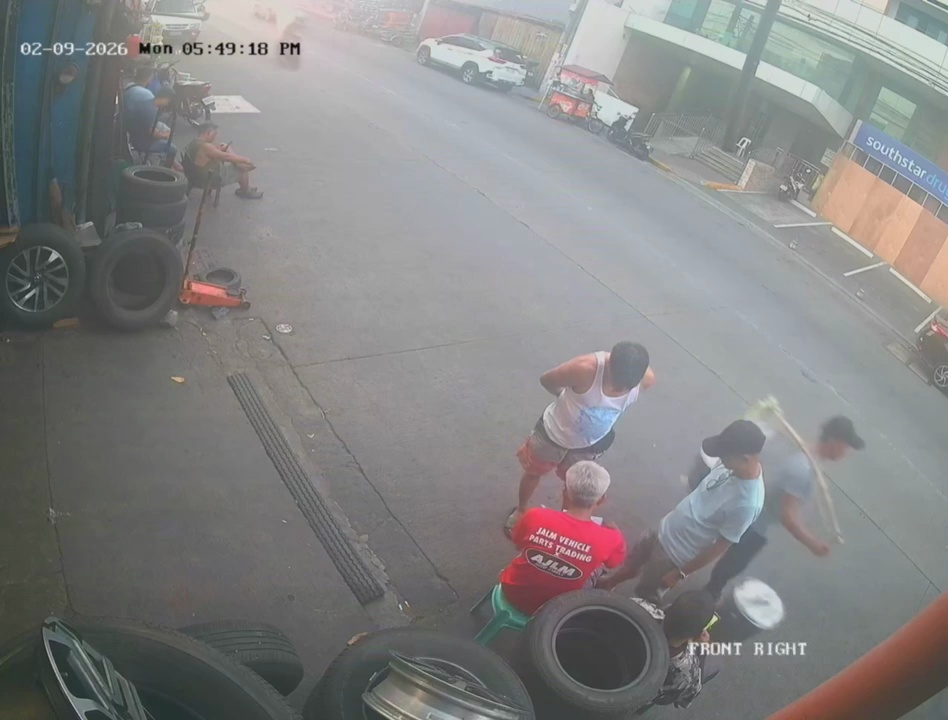
#> input picture background.jpg, 948 x 720 px
$ python main.py
#> lines starting #> are read from the running program, lines starting #| are printed output that depends on the picture; after the words box and inside, x2 and y2 are one past the last pixel; in counts of white or black regions, pixels touching at a corner belong together; pictures that were not available may be replaced by others from this repository, and a replacement may not be noted
import cv2
import numpy as np
from scipy.optimize import linear_sum_assignment
from scipy.spatial import distance

class RobustSentinelTracker:
    def __init__(self, max_ghost=30, dist_thresh=100):
        self.next_id = 1
        self.tracks = {}
        self.max_ghost = max_ghost
        self.dist_thresh = dist_thresh

    def get_center(self, box):
        return (int(box[0] + box[2]/2), int(box[1] + box[3]/2))

    def update(self, detections):
        # Standard tracking logic...
        detections = self.merge_nearby_boxes(detections)
        track_ids = list(self.tracks.keys())
        track_centers = [self.get_center(self.tracks[tid]['box']) for tid in track_ids]
        det_centers = [self.get_center(box) for box in detections]

        if len(track_centers) > 0 and len(det_centers) > 0:
            cost = distance.cdist(track_centers, det_centers)
            row_idx, col_idx = linear_sum_assignment(cost)
            assigned_tracks, assigned_dets = set(), set()
            for r, c in zip(row_idx, col_idx):
                if cost[r, c] < self.dist_thresh:
                    tid = track_ids[r]
                    self.tracks[tid]['box'] = detections[c]
                    self.tracks[tid]['ghost'] = 0
                    assigned_tracks.add(tid)
                    assigned_dets.add(c)
            for i, tid in enumerate(track_ids):
                if tid not in assigned_tracks: self.tracks[tid]['ghost'] += 1
            for i in range(len(detections)):
                if i not in assigned_dets: self.register(detections[i])
        else:
            for tid in self.tracks: self.tracks[tid]['ghost'] += 1
            for det in detections: self.register(det)

        for tid in list(self.tracks.keys()):
            if self.tracks[tid]['ghost'] > self.max_ghost: del self.tracks[tid]
        return self.tracks

    def merge_nearby_boxes(self, boxes, thresh=15):
        if not boxes: return []
        merged = []
        while len(boxes) > 0:
            curr = boxes.pop(0)
            combined = False
            for i, other in enumerate(merged):
                if self.is_close(curr, other, thresh):
                    merged[i] = self.combine_boxes(curr, other)
                    combined = True
                    break
            if not combined: merged.append(curr)
        return merged

    def is_close(self, b1, b2, t):
        return not (b1[0]+b1[2]+t < b2[0] or b2[0]+b2[2]+t < b1[0] or
                    b1[1]+b1[3]+t < b2[1] or b2[1]+b2[3]+t < b1[1])

    def combine_boxes(self, b1, b2):
        x = min(b1[0], b2[0])
        y = min(b1[1], b2[1])
        w = max(b1[0]+b1[2], b2[0]+b2[2]) - x
        h = max(b1[1]+b1[3], b2[1]+b2[3]) - y
        return [x, y, w, h]

    def register(self, box):
        self.tracks[self.next_id] = {'box': box, 'ghost': 0}
        self.next_id += 1

# --- NEW: IMPROVED SUB-COUNTING FUNCTION ---
def count_people_in_box(roi, box_width):
    # 1. Sanity Check: If box is too small, it's just 1 person
    # Assuming an average person is at least 40-50 pixels wide
    avg_person_width = 50
    max_possible_people = max(1, int(box_width / avg_person_width))

    if roi is None or roi.size == 0:
        return 0

    # 2. Stronger Noise Removal (Erosion separates connected blobs)
    kernel = np.ones((3,3), np.uint8)
    eroded = cv2.erode(roi, kernel, iterations=1)

    # 3. Distance Transform
    dist = cv2.distanceTransform(eroded, cv2.DIST_L2, 5)

    # 4. Strict Thresholding (0.6 instead of 0.4)
    # Only counts the "thickest" centers (torsos), ignoring arms/legs
    _, sure_fg = cv2.threshold(dist, 0.6 * dist.max(), 255, 0)

    sure_fg = np.uint8(sure_fg)

    # 5. Filter by Area (Ignore tiny specks)
    contours, _ = cv2.findContours(sure_fg, cv2.RETR_EXTERNAL, cv2.CHAIN_APPROX_SIMPLE)
    valid_blobs = 0
    for c in contours:
        if cv2.contourArea(c) > 50: # Minimum area to be a "person core"
            valid_blobs += 1

    # Result: The count is the detected blobs, but clamped by physical width limits
    final_count = min(valid_blobs, max_possible_people)

    # Fallback: If watershed fails (0 detected), but tracker saw a box, return 1
    return max(1, final_count)

# --- Execution Pipeline ---
def run_robust_sentinel(video_path, mask_path='roi_mask.png'):
#> called with video_path = 'FOOTAGE/video2.mp4', mask_path = 'roi_mask.png'
    cap = cv2.VideoCapture(video_path)
    roi_mask = cv2.imread(mask_path, 0)
    tracker = RobustSentinelTracker()

    bg = cv2.imread('background.jpg')
#> bg is the input picture: shape (720, 948, 3); mean B, G, R 131.6, 131.7, 131.9
    bg_gray = cv2.cvtColor(bg, cv2.COLOR_BGR2GRAY)

    # Fusion kernel
    fusion_k = cv2.getStructuringElement(cv2.MORPH_RECT, (10, 85))

    # Zones
    z7_x1, z7_y1, z7_x2, z7_y2 = 240, 290, 325, 625
    z6_x1, z6_y1, z6_x2, z6_y2 = 340, 280, 855, 990

    while True:
        ret, frame = cap.read()
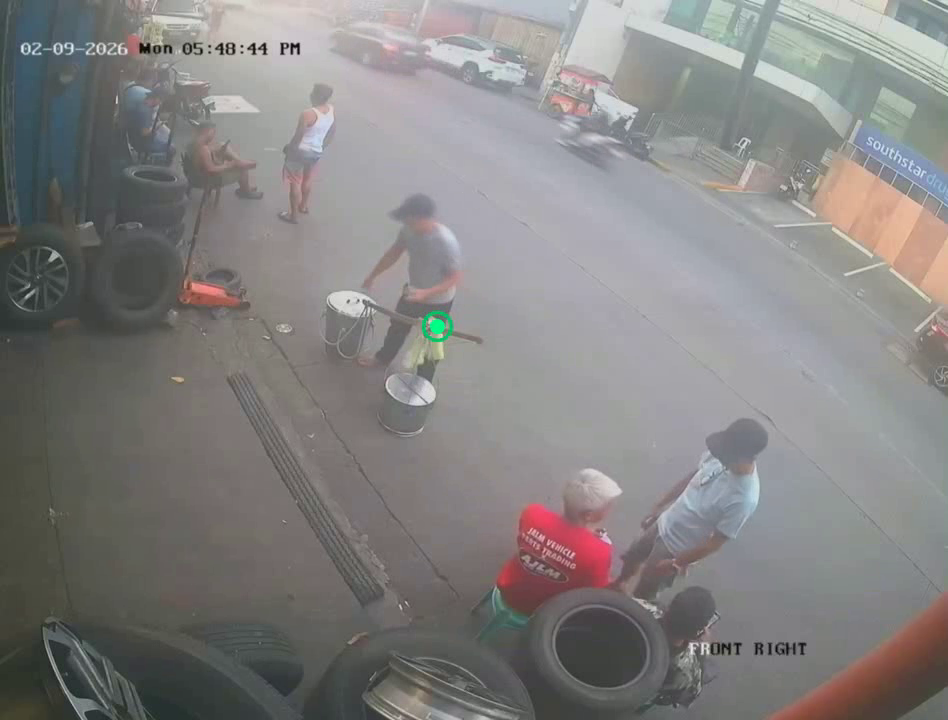
#> input picture frame 5 of Archive/Archive_2026-04-24/CAM-01_2026-04-24_20-43-50_MEDIUM.mp4, 948 x 720 px, given in place of video2.mp4, which was not available
#> frame is the input picture: shape (720, 948, 3); mean B, G, R 129.3, 130.2, 132
        if not ret: break

        frame_height, frame_width = frame.shape[:2]
#> frame_height = 720; frame_width = 948

        # 1. Processing
        frame_gray = cv2.cvtColor(frame, cv2.COLOR_BGR2GRAY)
        diff = cv2.absdiff(bg_gray, frame_gray)
        _, thresh = cv2.threshold(diff, 30, 255, cv2.THRESH_BINARY)
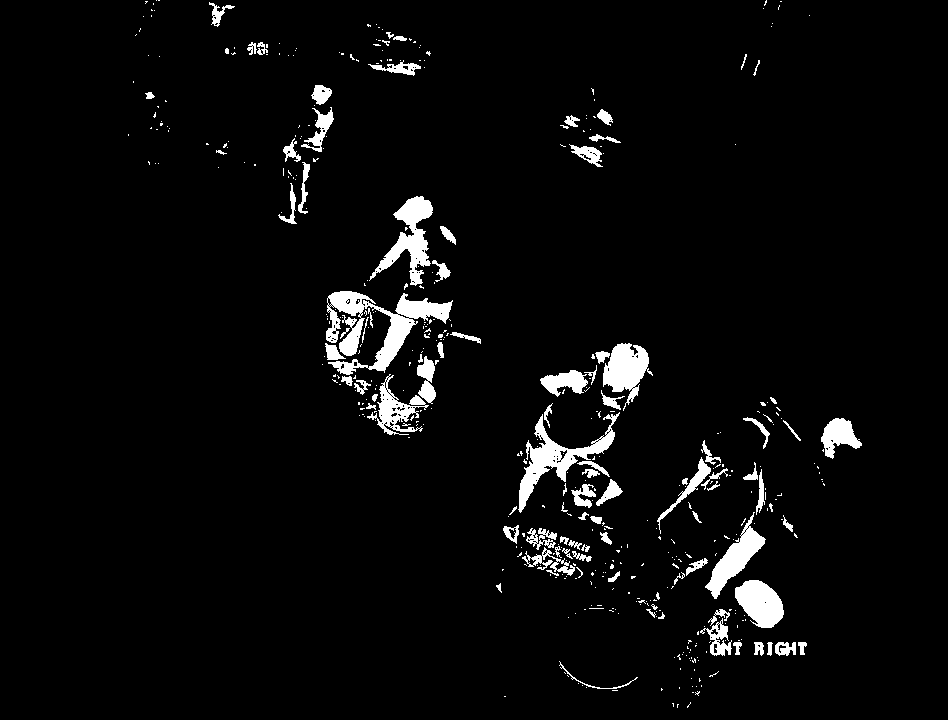
#> thresh: shape (720, 948); 4.1% white; 476 white regions (380 under 20 px), largest, box (x1, y1, x2, y2) and area: (326, 291, 453, 375) 3913, (518, 412, 620, 513) 2399, (369, 196, 433, 286) 2050
        thresh = cv2.bitwise_and(thresh, thresh, mask=roi_mask)

        # 2. Fusion
        fused = cv2.morphologyEx(thresh, cv2.MORPH_CLOSE, fusion_k)
#> fused: shape (720, 948); 14.2% white; 25 white regions (10 under 20 px), largest, box (x1, y1, x2, y2) and area: (503, 343, 808, 720) 60832, (323, 196, 482, 438) 19960, (279, 48, 335, 224) 4005
        fused = cv2.dilate(fused, np.ones((5,5)), iterations=1)
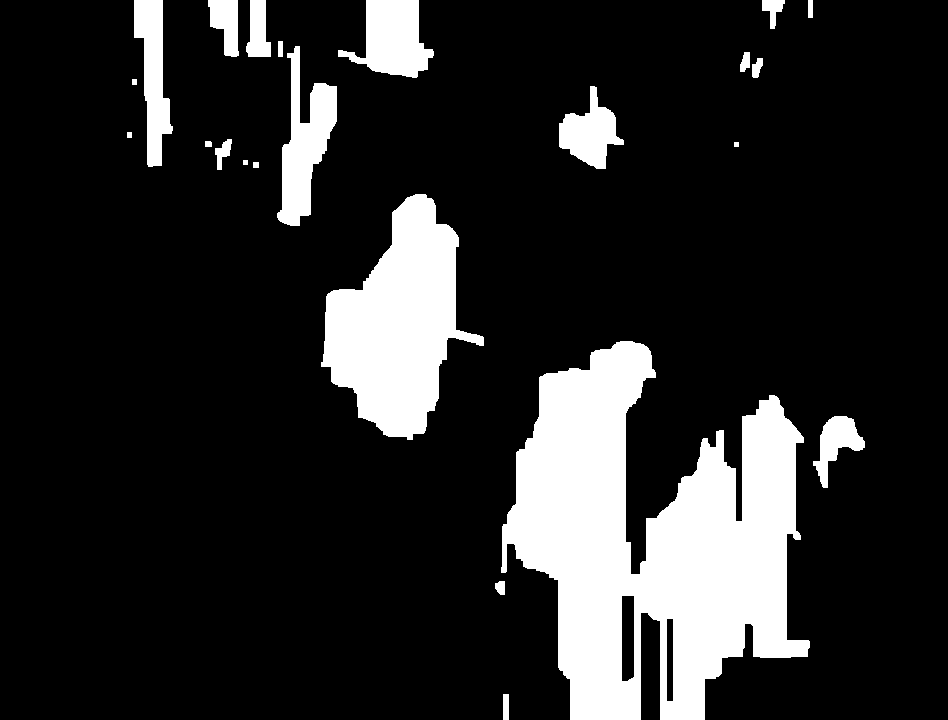
#> fused: shape (720, 948); 16% white; 23 white regions

        # 3. Detection
        conts, _ = cv2.findContours(fused, cv2.RETR_EXTERNAL, cv2.CHAIN_APPROX_SIMPLE)
#> conts = 23 contours, 2 with area under 20; largest, box (x1, y1, x2, y2) and area: (501, 341, 810, 720) 66575, (321, 194, 484, 440) 21270, (277, 46, 337, 226) 4864, (338, 0, 434, 78) 4218, (134, 0, 173, 167) 3380
        detections = []
        for c in conts:
            if cv2.contourArea(c) > 1500:
                detections.append(list(cv2.boundingRect(c)))
#> this loop made 23 passes
#> c on passes 1, 6, 7, 8, 11, 13, 17, 18: [[503, 694], [503, 719], [508, 719], [508, 694]], [[253, 162], [253, 167], [258, 167], [258, 162]], [[243, 160], [243, 164], [247, 164], [247, 160]], [[734, 142], [734, 146], [738, 146], [738, 142]], [[127, 132], [127, 137], [131, 137], [131, 132]], [[132, 79], [132, 84], [136, 84], [136, 79]], [[278, 41], [278, 56], [282, 56], [282, 41]], [[808, 0], [808, 17], [812, 17], [812, 0]]
#> after the loop, detections = [[813, 416, 52, 72], [501, 341, 309, 379], [321, 194, 163, 246], [559, 86, 65, 83], [277, 46, 60, 180], [338, 0, 96, 78], [134, 0, 39, 167]]

        tracks = tracker.update(detections)
#> the loop in merge_nearby_boxes, `while len(boxes) > 0:` made 7 passes
#> curr on passes 2, 5, 6: [501, 341, 309, 379], [277, 46, 60, 180], [338, 0, 96, 78]
#> after the loop in merge_nearby_boxes, `while len(boxes) > 0:`: merged = [[501, 341, 364, 379], [277, 0, 207, 440], [559, 86, 65, 83], [134, 0, 39, 167]]
#> in update, `detections = self.merge_nearby_boxes(detections)`: detections has the same summary as merged in merge_nearby_boxes
#> in update, `det_centers = [self.get_center(box) for box in detections]`: det_centers = [(683, 530), (380, 220), (591, 127), (153, 83)]
#> the loop in update, `for det in detections: self.register(det)` made 4 passes
#> the loop in update, `for tid in list(self.tracks.keys()):` made 4 passes
#> tracks = 4 items

        # --- RESET COUNTS ---
        count_z7 = 0
        count_z6 = 0

        # Draw Zones
        cv2.rectangle(frame, (z7_x1, z7_y1), (z7_x2, z7_y2), (0, 255, 0), 2)
        cv2.rectangle(frame, (z6_x1, z6_y1), (z6_x2, z6_y2), (0, 255, 0), 2)

        # 4. ANALYZE TRACKS
        for tid, data in tracks.items():
            if data['ghost'] == 0:
                x, y, w, h = data['box']
                cx, cy = int(x + w/2), int(y + h/2)

                # Extract ROI from RAW thresh
                roi = thresh[y:y+h, x:x+w]

                # --- APPLY NEW COUNTING LOGIC ---
                people_in_this_box = count_people_in_box(roi, w)

                # Draw Visuals
                cv2.rectangle(frame, (x, y), (x+w, y+h), (0, 255, 255), 2)

                # Label Logic: only show count if > 1 to keep it clean
                label_text = f"ID {tid}"
                if people_in_this_box > 1:
                    label_text += f" ({people_in_this_box})"

                cv2.putText(frame, label_text, (x, y-10), cv2.FONT_HERSHEY_SIMPLEX, 0.6, (0, 255, 255), 2)

                # Add to Zone Totals
                if (z7_x1 < cx < z7_x2) and (z7_y1 < cy < z7_y2):
                    count_z7 += people_in_this_box
                elif (z6_x1 < cx < z6_x2) and (z6_y1 < cy < z6_y2):
                    count_z6 += people_in_this_box
#> this loop made 4 passes
#> (data, x, y, w, h, cx, cy, max_possible_people in count_people_in_box) on passes 3 to 4: ({'box': [559, 86, 65, 83], 'ghost': 0}, 559, 86, 65, 83, 591, 127, 1), ({'box': [134, 0, 39, 167], 'ghost': 0}, 134, 0, 39, 167, 153, 83, 1)
#> (data, x, y, w, h, cx, cy, max_possible_people in count_people_in_box) on pass 1: ({'box': [501, 341, 364, 379], 'ghost': 0}, 501, 341, 364, 379, 683, 530, 7)
#> pass 1, in count_people_in_box, `_, sure_fg = cv2.threshold(dist, 0.6 * dist.max(), 255, 0)`:
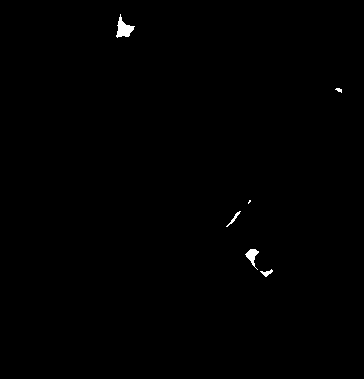
#> sure_fg: shape (379, 364) float32; 0.33% white; 6 white regions (1 under 20 px), largest, box (x1, y1, x2, y2) and area: (116, 14, 135, 38) 214, (245, 249, 259, 270) 123, (226, 211, 241, 227) 47, (260, 269, 273, 277) 46, (335, 88, 342, 93) 21
#> after the loop:
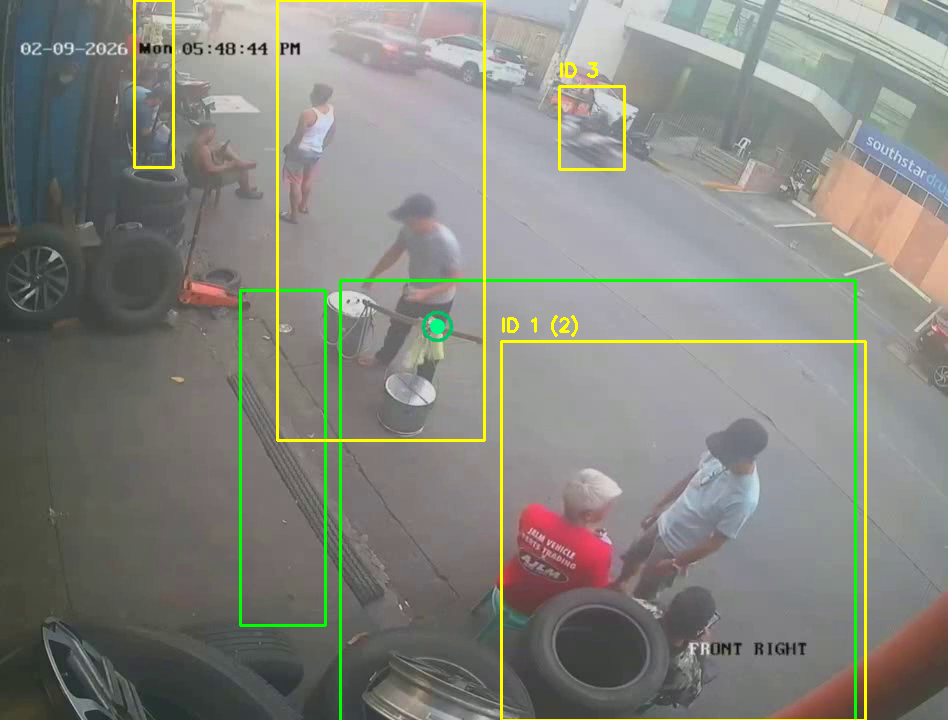
#> frame: shape (720, 948, 3); mean B, G, R 125.9, 133, 132.2
#> after the loop:
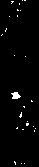
#> roi: shape (167, 39); 1.7% white; 26 white regions (25 under 20 px), largest, box (x1, y1, x2, y2) and area: (11, 92, 21, 99) 47
#> after the loop, count_z6 = 2; count_z7 = 0

        # --- DISPLAY TOTALS ---
        total_count = count_z7 + count_z6
#> total_count = 2
        text = f"Count of people: {total_count}"
#> text = 'Count of people: 2'

        (tw, th), _ = cv2.getTextSize(text, cv2.FONT_HERSHEY_SIMPLEX, 1, 2)
#> tw = 302; th = 22
        tx = frame_width - tw - 20
#> tx = 626
        ty = 50

        cv2.rectangle(frame, (tx - 10, ty - 30), (tx + tw + 10, ty + 10), (0, 0, 0), -1)
        cv2.putText(frame, text, (tx, ty), cv2.FONT_HERSHEY_SIMPLEX, 1, (255, 255, 255), 2)

        # Display individual zone counts
        cv2.putText(frame, f"Z7: {count_z7}", (z7_x1, z7_y1-10), cv2.FONT_HERSHEY_SIMPLEX, 0.6, (0, 255, 0), 2)
        cv2.putText(frame, f"Z6: {count_z6}", (z6_x1, z6_y1-10), cv2.FONT_HERSHEY_SIMPLEX, 0.6, (0, 255, 0), 2)

        cv2.imshow("Barangay Sentinel (Robust)", cv2.resize(frame, (1080, 720)))
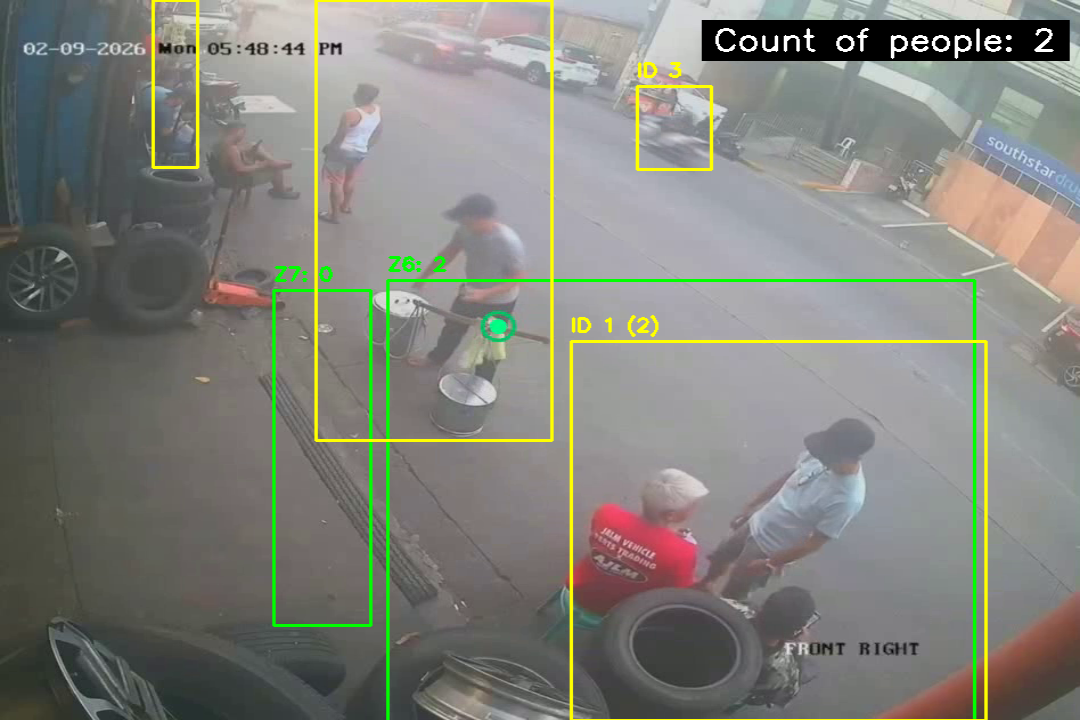
#> window 'Barangay Sentinel (Robust)': shape (720, 1080, 3); mean B, G, R 123, 130.2, 129.4
        if cv2.waitKey(30) & 0xFF == ord('q'): break
#> (key q is pressed here)

    cap.release()
    cv2.destroyAllWindows()

run_robust_sentinel('FOOTAGE/video2.mp4')
